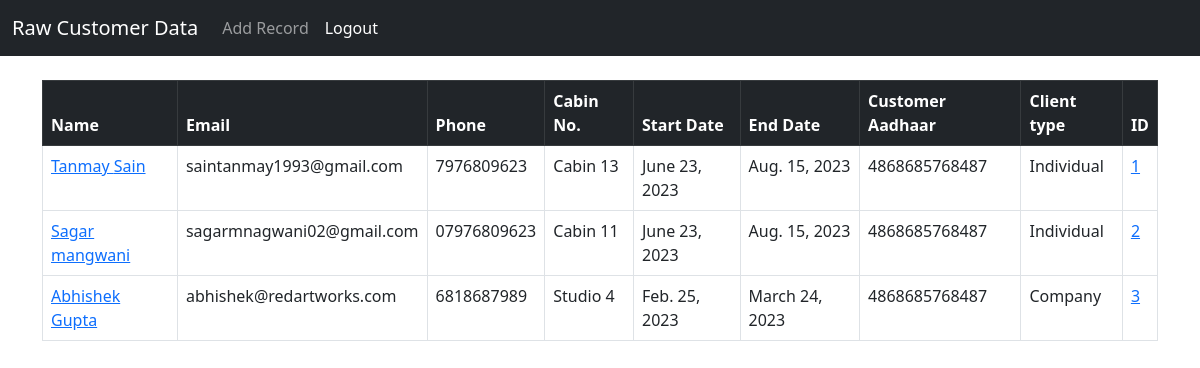
The app's page / (signed in) with its own data.
### customers/models.py (models this page shows, shortened)
class Customer(models.Model):
    client_Type = models.ForeignKey(ClientType, on_delete=models.CASCADE)
    client_Req = models.ForeignKey(ClientReq,on_delete=models.CASCADE)
    first_name = models.CharField(max_length=100, null=False)
    last_name = models.CharField(max_length=100)
    email = models.EmailField(unique=True)
    phone = models.CharField(max_length=20)
    Place_Allotted = models.ForeignKey(Cabin, on_delete=models.CASCADE)
    no_of_seats = models.IntegerField(default=0)
    start_date = models.DateField()
    end_date = models.DateField()
    monthly_charges = models.IntegerField(default=0)
    payment = models.ForeignKey(Payment, on_delete=models.CASCADE)
    security_amount = models.IntegerField(default=0)
    Lock_in_duration = models.CharField(max_length=100)
    payment_date = models.DateField()
    customer_Aadhaar = models.CharField(max_length=50)

class Cabin(models.Model):
    Cabin_Studio = models.CharField(max_length=100, null =False)
    def __str__(self):
        return self.Cabin_Studio

class ClientType(models.Model):
    type = models.CharField(max_length=100, null=False)
    def __str__(self):
        return self.type

### customers/views.py (the view)
# urls.py: path('', views.index, name='index'),
def index(request):
    customers = Customer.objects.all()
    if request.method=='POST':
        username = request.POST['username']
        password = request.POST['password']
        user =  authenticate(request, username = username,
        password = password)
        if user is not None:
            login(request,user)
            messages.success(request,"You Have Been Logged In !")
            return redirect('index')
        else:
            messages.success(request, "There was an error logging in, Please try again.")
            return redirect('index')
    else:
        return render(request, 'index.html',{
            'customers': customers})

### customers/templates/index.html (shortened to what this page needs)
{% extends 'base.html' %}
{% block content %}
    {% if user.is_authenticated %}
    <table class="table table-stripped table-hover table-bordered">
        <thead class="table-dark">
          <tr>
            <th scope="col">Name</th>
            <th scope="col">Email</th>
            <th scope="col">Phone</th>
            <th scope="col">Cabin No.</th>
            <th scope="col">Start Date</th>
            <th scope="col">End Date</th>
            <th scope="col">Customer Aadhaar</th>
            <th scope="col">Client type</th>
            <th scope="col">ID</th>
          </tr>
        </thead>
        <tbody>
    {% if customers %}
                {% for customer in customers %}
            <tr>
                    <td><a href="{% url 'record' customer.id %}">
                        {{customer.first_name}}
                      {{customer.last_name}}</a></td>
                     <td>{{customer.email}}</td>
                     <td>{{customer.phone}}</td>
                     <td> {{customer.Place_Allotted}}</td>
                     <td> {{customer.start_date}}</td>
                     <td>{{customer.end_date}}</td>
                     <td> {{customer.customer_Aadhaar}}</td>
                     <td>{{customer.client_Type}}</td>
                     <td><a href="{% url 'record' customer.id %}">
                        {{customer.id}}</a></td>
            </tr>
               {%  endfor %}
    {% endif %}
            </tbody>
        </table>
{% endif %}
{% endblock %}

### records on screen
Customer: first_name "Tanmay", last_name "Sain", email "saintanmay1993@gmail.com", phone "7976809623", Place_Allotted "Cabin 13", start_date "June 23, 2023", end_date "Aug. 15, 2023", customer_Aadhaar "4868685768487", client_Type "Individual", id "1"
Customer: first_name "Sagar", last_name "mangwani", email "sagarmnagwani02@gmail.com", phone "07976809623", Place_Allotted "Cabin 11", start_date "June 23, 2023", end_date "Aug. 15, 2023", customer_Aadhaar "4868685768487", client_Type "Individual", id "2"
Customer: first_name "Abhishek", last_name "Gupta", email "abhishek@redartworks.com", phone "6818687989", Place_Allotted "Studio 4", start_date "Feb. 25, 2023", end_date "March 24, 2023", customer_Aadhaar "4868685768487", client_Type "Company", id "3"
